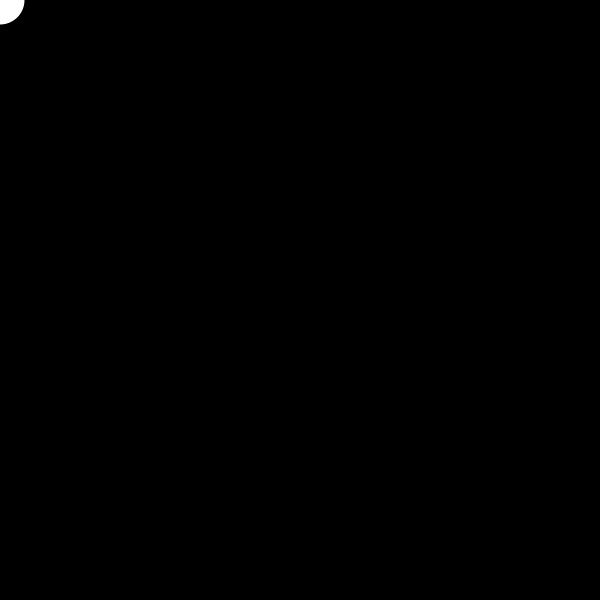
Frame 1 (no input)
Frame 60 (the mouse pressed at the canvas centre just before this capture): identical to frame 1, image omitted
Frame 120 (the mouse held since frame 60 and released just before this capture): blank canvas, image omitted

The Processing sketch that drew this single still picture (run headless with seeded random() and noise(); from frame 60 on, the mouse is pressed at the canvas centre):

// Processing sketch: mousefollowing
// ── mousefollowing.pde

int num = 50;
int[] xpos = new int[num];
int[] ypos = new int[num];


void setup(){
  size(600,600);
  for(int i = 0; i <num; i ++){
  xpos[i] = 0;
  ypos[i] = 0;
  }
}


void draw(){
background(mouseY,mouseX,mouseX);

  for(int i = 0; i < num-1; i++){
  xpos[i] = xpos[i+1];
  ypos[i] = ypos[i+1];
  } 
  
  xpos[num-1] = mouseX;
  ypos[num-1] = mouseY;

 for(int i = 0; i<num; i++){
   smooth();
   noStroke();
   
 ellipse(xpos[i],ypos[i],i,i);
 }

}
